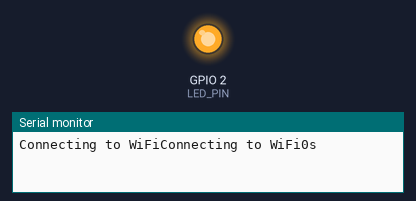
A sketch run on a simulated ESP32. On the bench: output pins drawn as LEDs (lit = HIGH), the last lines printed to the serial monitor. WiFi joins after 1.5 s; servers stay silent unless stated; uploads are accepted with an empty reply.

Above: at 1.1 s.
At 2.1 s:
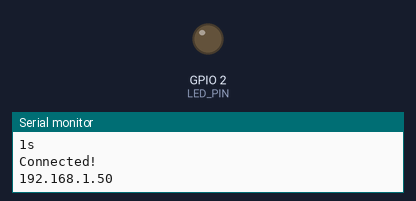
Timing chart, 0 to 3.6 s (numbered marks = the images above):
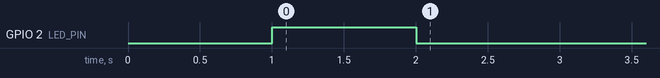

The sketch:

sketch_may23a.ino
```cpp
#include <SoftwareSerial.h>      // Include software serial library
#include <WiFi.h>
#include <HTTPClient.h>

const char* ssid = "VIETTEL";
const char* password = "lamgicomatkhau";

//Your Domain name with URL path or IP address with path
String serverName = "http://192.168.1.3:1880/update-sensor";

// the following variables are unsigned longs because the time, measured in
// milliseconds, will quickly become a bigger number than can be stored in an int.
unsigned long lastTime = 0;
// Timer set to 10 minutes (600000)
//unsigned long timerDelay = 600000;
// Set timer to 5 seconds (5000)
unsigned long timerDelay = 5000;

#define LED_PIN 2
#define WIFI_TIMEOUT_MS 10000

void connectToWiFi() {
  Serial.print("Connecting to WiFi");
  WiFi.mode(WIFI_STA);
  WiFi.begin(ssid, password);

  unsigned long startAttemptTime = millis();
  int i = 0;

  Serial.print("Connecting to WiFi");
  while ((WiFi.status() != WL_CONNECTED) && ((millis() - startAttemptTime) < WIFI_TIMEOUT_MS)) {
    delay(1000);
    if (i%2 == 0) {
      digitalWrite (LED_PIN, HIGH);
    }
    else {
      digitalWrite (LED_PIN, LOW);
    }
    Serial.print(i++);
    Serial.println("s");
  }

  if (WiFi.status() != WL_CONNECTED) {
    Serial.println("Failed!");
  }
  else {
    Serial.println("Connected!");
    Serial.println(WiFi.localIP());
  }
}

void setup() {
  // put your setup code here, to run once:
  pinMode(LED_PIN, OUTPUT);
  Serial.begin(115200);
  connectToWiFi();
}

void loop() {
  // put your main code here, to run repeatedly:
  //Send an HTTP POST request every 10 minutes
  if ((millis() - lastTime) > timerDelay) {
    //Check WiFi connection status
    if(WiFi.status()== WL_CONNECTED){
      HTTPClient http;

      String serverPath = serverName + "?temperature=24.37";

      // Your Domain name with URL path or IP address with path
      http.begin(serverPath.c_str());
      Serial.print(serverPath);
      Serial.print(serverPath.c_str());

      // If you need Node-RED/server authentication, insert user and password below
      //http.setAuthorization("REPLACE_WITH_SERVER_USERNAME", "REPLACE_WITH_SERVER_PASSWORD");

      // Send HTTP GET request
      int httpResponseCode = http.GET();

      if (httpResponseCode>0) {
        Serial.print("HTTP Response code: ");
        Serial.println(httpResponseCode);
        String payload = http.getString();
        Serial.println(payload);
      }
      else {
        Serial.print("Error code: ");
        Serial.println(httpResponseCode);
      }
      // Free resources
      http.end();
    }
    else {
      Serial.println("WiFi Disconnected");
    }
    lastTime = millis();
  }
}
```
